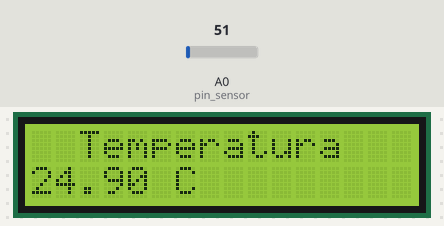
Bench run of a sketch on a simulated Arduino Uno, built with avr-gcc and run on an emulated ATmega328P. Shown: 16×2 character LCD. Inputs (shaded band) come from the test bench; at power-on: A0 (pin_sensor) = 51.

Above: at 3.7 s.
3.8 s: A0 (pin_sensor) set to 61
At 5.0 s:
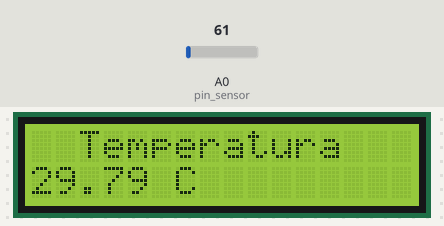
5.5 s: A0 (pin_sensor) set to 71
At 6.5 s:
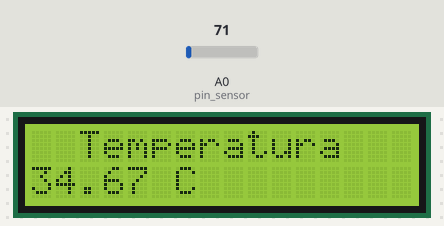
7.0 s: A0 (pin_sensor) set to 86
At 8.0 s:
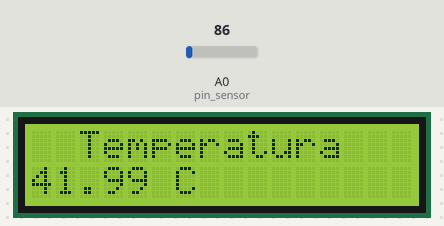
Timing chart, 0 to 10.0 s (numbered marks = the images above; inputs shaded):
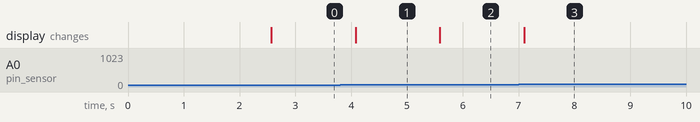

Measured:
- after the input at 3.8 s, the display: changes after 0.28 s (image 1)
- after the input at 5.5 s, the display: changes after 0.09 s (image 2)
- after the input at 7.0 s, the display: changes after 0.10 s (image 3)

The sketch:

16-TemperaturaLm35-Arduino.ino
```cpp
/*

AUTOR: MICROSIDE TECHNOLOGY S.A. DE C.V.

FECHA: JUNIO 2019

*/

/**************************************************************************

Esta práctica consiste en realizar la medición de temperatura por medio de un

sensor LM35 e imprimir la lectura en una pantalla LCD.

**************************************************************************/

#include <LiquidCrystal.h>
LiquidCrystal lcd(12, 11, 5, 4, 3, 2);

float tempCentigrados;
float tempFahrenheit;
int lectura;
int pin_sensor = A0;   //Pin análogo en donde va conectado el sensor

void setup() {

  pinMode(pin_sensor, INPUT);
  lcd.begin(16, 2);
  lcd.print("Sensor de");
  lcd.setCursor(0,1);               //Columna,reglón
  lcd.print("Temperatura LM35");
  delay (2500);
  lcd.clear();

}

void loop() {

  lectura = analogRead(A0);  //Lee los valores del sensor
  tempCentigrados = (5.0 * lectura * 100.0)/1024.0; //Convierte los valores en grados centigrados
  lcd.setCursor(2, 0);
  lcd.print("Temperatura");
  lcd.setCursor(0, 1);
  lcd.print(tempCentigrados);   //Muestra en la pantalla la temperatura en grados Centígrados
  lcd.print(" C ");
  delay(500);

}
```
